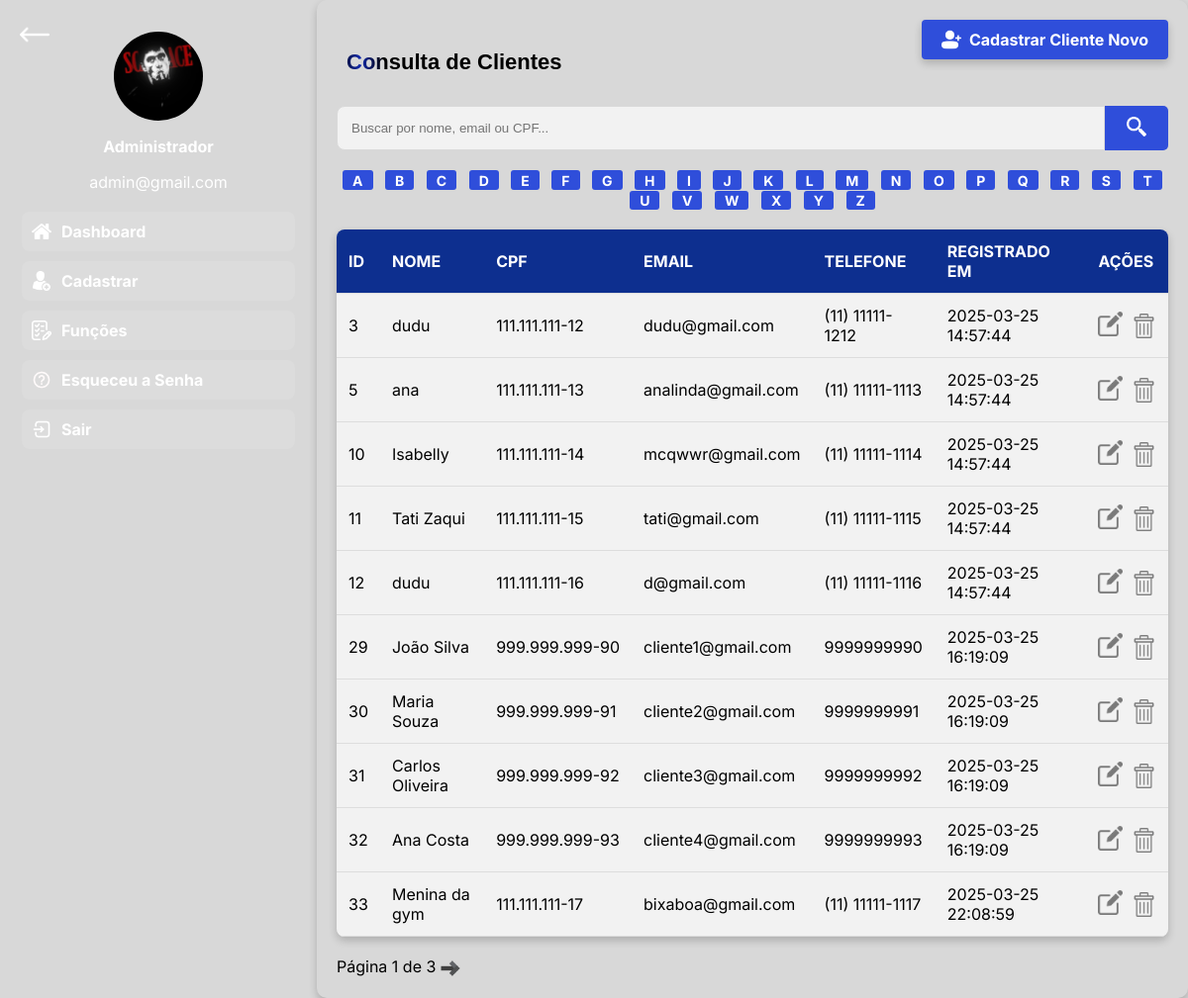
The page /php/consultar_clientes.php (signed in) on the database its author committed.
### tables this page shows
CREATE TABLE `clientes` (
  `id` int(11) NOT NULL,
  `nome_completo` varchar(255) NOT NULL,
  `email` varchar(255) NOT NULL,
  `cpf` varchar(15) NOT NULL,
  `telefone` varchar(20) NOT NULL,
  `rg` varchar(20) NOT NULL,
  `cidade` varchar(100) NOT NULL,
  `estado` varchar(2) NOT NULL,
  `cnh` varchar(20) NOT NULL,
  `senha` varchar(255) NOT NULL,
  `admin` tinyint(1) DEFAULT 0,
  `cargo` enum('Admin','Cliente','Gerente','Funcionario') NOT NULL DEFAULT 'Cliente',
  `endereco` varchar(100) NOT NULL DEFAULT '',
  `pis` varchar(11) DEFAULT NULL,
  `foto_perfil` varchar(255) DEFAULT NULL,
  `registrado_em` datetime DEFAULT current_timestamp()
);

### php/consultar_clientes.php (the view, shortened to what this page needs)
<?php
$host = "localhost";
$user = "root";
$pass = "";
$db = "sistema_bmw";
$conn = new mysqli($host, $user, $pass, $db);
$usuario_id = $_SESSION['usuarioId'];
$sql = "SELECT nome_completo, email, cargo FROM clientes WHERE id = ?";
$stmt = $conn->prepare($sql);
$stmt->bind_param("i", $usuario_id);
$stmt->execute();
$stmt->bind_result($nome_completo, $email, $cargo_usuario);
$stmt->fetch();
$clientes_por_pagina = 10;
$pagina_atual = isset($_GET['pagina']) ? (int)$_GET['pagina'] : 1;
$offset = ($pagina_atual - 1) * $clientes_por_pagina;
$letra_filtro = isset($_GET['letra']) ? $_GET['letra'] : '';
$filtro = isset($_GET['search']) ? $_GET['search'] : '';
if ($letra_filtro) {
    $sql = "SELECT id, nome_completo, email, telefone, registrado_em, cpf FROM clientes
            WHERE cargo = 'Cliente' AND nome_completo LIKE ?
            LIMIT ?, ?";
    $stmt = $conn->prepare($sql);
    $param = "$letra_filtro%";
    $stmt->bind_param("sii", $param, $offset, $clientes_por_pagina);
} else {
    if ($filtro) {
        $filtro_sem_mascara = preg_replace('/[^0-9]/', '', $filtro);
        $sql = "SELECT id, nome_completo, email, telefone, registrado_em, cpf FROM clientes
                WHERE cargo = 'Cliente' AND (
                    nome_completo LIKE ? OR email LIKE ? OR cpf LIKE ? OR cpf LIKE ?
                )
                LIMIT ?, ?";
        $stmt = $conn->prepare($sql);
        $param = "%$filtro%";
        $param_cpf = "%$filtro_sem_mascara%";
        $stmt->bind_param("ssssii", $param, $param, $param, $param_cpf, $offset, $clientes_por_pagina);
    } else {
        $sql = "SELECT id, nome_completo, email, telefone, registrado_em, cpf FROM clientes
                WHERE cargo = 'Cliente'
                LIMIT ?, ?";
        $stmt = $conn->prepare($sql);
        $stmt->bind_param("ii", $offset, $clientes_por_pagina);
    }
}
$stmt->execute();
$result = $stmt->get_result();
if ($letra_filtro) {
    $sql_total = "SELECT COUNT(*) as total FROM clientes WHERE cargo = 'Cliente' AND nome_completo LIKE ?";
    $stmt_total = $conn->prepare($sql_total);
    $stmt_total->bind_param("s", $param);
} else {
    if ($filtro) {
        $sql_total = "SELECT COUNT(*) as total FROM clientes WHERE cargo = 'Cliente' AND (
            nome_completo LIKE ? OR email LIKE ? OR cpf LIKE ? OR cpf LIKE ?
        )";
        $stmt_total = $conn->prepare($sql_total);
        $stmt_total->bind_param("ssss", $param, $param, $param, $param_cpf);
    } else {
        $sql_total = "SELECT COUNT(*) as total FROM clientes WHERE cargo = 'Cliente'";
        $stmt_total = $conn->prepare($sql_total);
    }
}
$stmt_total->execute();
$total_result = $stmt_total->get_result()->fetch_assoc();
$total_clientes = $total_result['total'];
$total_paginas = ceil($total_clientes / $clientes_por_pagina);
?>
<!DOCTYPE html>
<html lang="pt-BR">
<head>
    <link rel="stylesheet" href="../css/consultar_clientes.css">
</head>
<body>
    <div class="container">
        <div>
            <?php include 'sidebar.php'; ?>
        </div>
        <div class="content">
            <?php if ($cargo_usuario === 'Admin'): ?>
                <a href="funcoes_admin.php" class="back-button">
                    <img src="../img/seta-esquerdabranca.png" alt="Voltar">
                </a>
            <?php endif; ?>
            <h2 class="btn-shine">Consulta de Clientes</h2>
            <a href="../registro.html?redir=2" class="btn-novo-cliente">
                <img src="../img/adicionar-usuario.png" alt="Cadastrar Cliente" class="img-btn">
                Cadastrar Cliente Novo
            </a>
            <form method="GET" action="">
                <input type="text" name="search" class="input" id="search-cpf" placeholder="Buscar por nome, email ou CPF..." value="<?php echo htmlspecialchars($filtro); ?>">
                <button type="submit">
                    <img src="../img/lupa.png" alt="Buscar" class="icone-lupa">
                </button>
            </form>
            <div class="letras-filtro">
            <?php
                foreach (range('A', 'Z') as $letra) {
                    $class = ($letra == $letra_filtro) ? 'class="selected"' : '';
                    echo "<a href='?letra=$letra' $class>$letra</a> ";
                }
            ?>
            </div>
            <table>
                <thead>
                    <tr>
                        <th>ID</th>
                        <th>Nome</th>
                        <th>CPF</th>
                        <th>Email</th>
                        <th>Telefone</th>
                        <th>Registrado em</th>
                        <th>Ações</th>
                    </tr>
                </thead>
                <tbody>
                    <?php while ($row = $result->fetch_assoc()): ?>
                        <tr>
                            <td><?php echo $row['id']; ?></td>
                            <td><?php echo $row['nome_completo']; ?></td>
                            <td><?php
                                $cpf = preg_replace('/[^0-9]/', '', $row['cpf']);
                                if (strlen($cpf) === 11) {
                                    echo substr($cpf,0,3).'.'.substr($cpf,3,3).'.'.substr($cpf,6,3).'-'.substr($cpf,9,2);
                                } else {
                                    echo $row['cpf'];
                                }
                            ?></td>
                            <td><?php echo $row['email']; ?></td>
                            <td><?php echo $row['telefone']; ?></td>
                            <td><?php echo $row['registrado_em']; ?></td>
                            <td style="white-space:nowrap;">
                                <a class="a-btn btn-editar" href="editar_cliente.php?id=<?php echo $row['id']; ?>" style="text-decoration:none;outline:none;margin-right:2px;vertical-align:middle;">
                                    <img src="../img/editar.png" alt="Editar" class="btn-editar">
                                </a>
                                <button class="a-btn btn-editar" id="remover-cliente-<?php echo $row['id']; ?>" data-id="<?php echo $row['id']; ?>" data-nome="<?php echo htmlspecialchars($row['nome_completo'], ENT_QUOTES); ?>" style="background:none;border:none;cursor:pointer;text-decoration:none;padding:0;margin-left:2px;vertical-align:middle;">
                                    <img src="../img/lixeira.png" alt="Remover" class="btn-editar">
                                </button>
                            </td>
                        </tr>
                    <?php endwhile; ?>
                </tbody>
            </table>
            <div class="paginacao">
                <span>Página <?php echo $pagina_atual; ?> de <?php echo $total_paginas; ?></span>
                <?php if ($pagina_atual < $total_paginas): ?>
                    <a href="?pagina=<?php echo $pagina_atual + 1; ?>&search=<?php echo urlencode($filtro); ?>&letra=<?php echo urlencode($letra_filtro); ?>">
                        <img src="../img/setinha.png" alt="Próximo" class="seta-img">
                    </a>
                <?php endif; ?>
            </div>
        </div>
    </div>
</body>
</html>

### php/sidebar.php (shortened to what this page needs)
<?php
$cargo_usuario = $_SESSION['usuarioCargo'] ?? 'Cliente';
$nome_completo = $_SESSION['usuarioNome'] ?? 'Usuário';
$email = $_SESSION['usuarioEmail'] ?? '';
$usuario_id = $_SESSION['usuarioId'] ?? null;
$foto_perfil = '';
if ($usuario_id) {
    $conn = new mysqli('localhost', 'root', '', 'sistema_bmw');
    if ($conn->connect_error) {
        $foto_perfil = '';
    } else {
        $stmt = $conn->prepare('SELECT foto_perfil FROM clientes WHERE id = ?');
        $stmt->bind_param('i', $usuario_id);
        $stmt->execute();
        $stmt->bind_result($foto_perfil_db);
        if ($stmt->fetch() && !empty($foto_perfil_db)) {
            $foto_perfil = basename($foto_perfil_db);
        }
    }
}
?>
<div class="sidebar">
    <?php if ($cargo_usuario === 'Admin'): ?>
        <video autoplay loop muted>
            <source src="../videos/overlay_branca.mp4" type="video/mp4">
        </video>
        <div class="profile-icon<?php if (!empty($foto_perfil) && file_exists(__DIR__ . '/../img/perfis/' . $foto_perfil)) echo ' has-image'; ?>" id="sidebar-profile-icon" style="position:relative; width:90px; height:90px; margin:0 auto 10px auto; cursor:pointer;">
            <?php if (!empty($foto_perfil) && file_exists(__DIR__ . '/../img/perfis/' . $foto_perfil)): ?>
                <img class="profile-upload-icon" src="<?php echo htmlspecialchars('../img/perfis/' . $foto_perfil); ?>" alt="Foto de perfil" style="width:90px;height:90px;object-fit:cover;border-radius:50%;display:block;position:absolute;top:0;left:0;box-shadow:none;transition:box-shadow 0.3s;z-index:1;" />
            <?php endif; ?>
        </div>
        <p><strong><?php echo htmlspecialchars($nome_completo); ?></strong></p>
        <p><?php echo htmlspecialchars($email); ?></p>
        <div class="icons">
            <div class="icon-item" onclick="window.location.href='admin_dashboard.php'">
                <img src="../img/casa.png" alt="Dashboard">
                <span>Dashboard</span>
            </div>
            <div class="icon-item" onclick="window.location.href='cadastro_admin.php'">
                <img src="../img/novo-usuario.png" alt="Cadastro do admin">
                <span>Cadastrar</span>
            </div>
            <div class="icon-item" onclick="window.location.href='funcoes_admin.php'">
                <img src="../img/referencia.png" alt="Funções">
                <span>Funções</span>
            </div>
            <div class="icon-item" onclick="window.location.href='redefinir_a_senha.php'">
                <img src="../img/ajudando.png" alt="Esqueceu a Senha">
                <span>Esqueceu a Senha</span>
            </div>
            <div class="icon-item" onclick="window.location.href='logout.php'">
                <img src="../img/sairr.png" alt="Sair">
                <span>Sair</span>
            </div>
        </div>
    <?php endif; ?>
</div>

### css/consultar_clientes.css (style rules this page uses)
body { font-family: 'Inter', Arial, sans-serif; background-color: #D8D8D8; margin: 0; padding: 0; overflow-x: hidden; overflow-y: hidden; }
.container { display: flex; }
.sidebar { width: 320px; height: 100vh; position: relative; overflow: hidden; color: white; text-align: center; padding-top: 32px; }
.sidebar video { position: absolute; top: 0; left: 0; width: 100%; height: 100%; object-fit: cover; z-index: -1; }
.profile-icon { width: 80px; height: 80px; border-radius: 50%; background-color: black; border: 3px solid white; display: flex; align-items: center; justify-content: center; font-size: 36px; font-weight: bold; color: white; margin: 20px auto; }
.icons { margin-top: 20px; display: flex; flex-direction: column; align-items: center; gap: 10px; }
.icon-item { display: flex; align-items: center; gap: 10px; padding: 10px; width: 80%; background: rgba(255, 255, 255, 0.1); border-radius: 8px; cursor: pointer; transition: background 0.3s, filter 0.3s; }
.icon-item img { width: 20px; }
.icon-item span { color: white; font-size: 16px; font-weight: bold; text-align: left; }
.content { flex: 1; width: 100%; margin: 0 auto; padding: 20px; background: d9d9d9; border-radius: 10px; box-shadow: 0 4px 8px rgba(0, 0, 0, 0.2); }
table { width: 100%; border-collapse: collapse; background: #d9d9d9; border-radius: 8px; overflow: hidden; box-shadow: 0 4px 8px rgba(0, 0, 0, 0.2); }
th, td { padding: 12px; text-align: left; border-bottom: 1px solid #ddd; }
th { background-color: #0d2f8f; color: white; text-transform: uppercase; font-weight: bold; }
tr { background-color: #f2f2f2; }
form { display: flex; margin-bottom: 20px; }
input[type="text"] { background-color: #f2f2f2; flex: 1; padding: 14px; border: 1px solid #d9d9d9; border-radius: 8px 0 0 8px; outline: none; }
button { padding: 8px 22px; border: none; background-color: #2f4eda; color: white; cursor: pointer; border-radius: 0 5px 5px 0; transition: 0.3s; }
.btn-editar { width: 25px; height: 25px; opacity: 0.7; }
.btn-novo-cliente { position: absolute; top: 20px; right: 20px; background-color: #2f4eda; color: white; font-weight: bold; padding: 10px 20px; border-radius: 4px; display: flex; align-items: center; text-decoration: none; box-shadow: 0 4px 8px rgba(0, 0, 0, 0.2); }
.img-btn { width: 20px; height: 20px; margin-right: 8px; }
.paginacao { margin-top: 20px; text-align: left; }
.seta-img { width: 20px; height: 20px; vertical-align: middle; transition: transform 0.3s ease; opacity: 0.7; }
.btn-shine { position: relative; display: inline-block; padding: 12px 10px; color: #000000; background: linear-gradient(to right, #000000 0%, #132aac 10%, #000000 20%); background-position: 0; background-clip: text; -webkit-text-fill-color: transparent; animation: shine 3s infinite linear; animation-fill-mode: forwards; font-weight: 600; font-size: 22px; text-decoration: none; white-space: nowrap; font-family: "Poppins", sans-serif; }
.icone-lupa { width: 20px; height: 20px; }
.back-button { position: absolute; top: 20px; left: 20px; z-index: 100; }
.back-button img { width: 30px; height: 30px; cursor: pointer; transition: transform 0.3s ease; }
.letras-filtro { text-align: center; margin: 20px 0; }
.letras-filtro a { display: inline-block; padding: 1.3px 10px; margin: 0 4px; text-decoration: none; color: white; background-color: #2f4eda; border-radius: 3px; font-weight: bold; font-size: 14px; transition: background-color 0.3s; }

### php/sidebar.php (style rules this page uses)
.profile-icon.has-image { border: none !important; background: none !important; }

### rows shown on the page
clientes: foto_perfil (picture)
clientes: id "3", nome_completo "dudu", cpf "111", cpf "12", email "dudu@gmail.com", telefone "(11) 11111-1212", registrado_em "2025-03-25 14:57:44"
clientes: id "5", nome_completo "ana", cpf "111", cpf "13", email "analinda@gmail.com", telefone "(11) 11111-1113", registrado_em "2025-03-25 14:57:44"
clientes: id "10", nome_completo "Isabelly", cpf "111", cpf "14", email "mcqwwr@gmail.com", telefone "(11) 11111-1114", registrado_em "2025-03-25 14:57:44"
clientes: id "11", nome_completo "Tati Zaqui", cpf "111", cpf "15", email "tati@gmail.com", telefone "(11) 11111-1115", registrado_em "2025-03-25 14:57:44"
clientes: id "12", nome_completo "dudu", cpf "111", cpf "16", email "d@gmail.com", telefone "(11) 11111-1116", registrado_em "2025-03-25 14:57:44"
clientes: id "29", nome_completo "João Silva", cpf "999", cpf "90", email "cliente1@gmail.com", telefone "9999999990", registrado_em "2025-03-25 16:19:09"
clientes: id "30", nome_completo "Maria Souza", cpf "999", cpf "91", email "cliente2@gmail.com", telefone "9999999991", registrado_em "2025-03-25 16:19:09"
clientes: id "31", nome_completo "Carlos Oliveira", cpf "999", cpf "92", email "cliente3@gmail.com", telefone "9999999992", registrado_em "2025-03-25 16:19:09"
clientes: id "32", nome_completo "Ana Costa", cpf "999", cpf "93", email "cliente4@gmail.com", telefone "9999999993", registrado_em "2025-03-25 16:19:09"
clientes: id "33", nome_completo "Menina da gym", cpf "111", cpf "17", email "bixaboa@gmail.com", telefone "(11) 11111-1117", registrado_em "2025-03-25 22:08:59"

### other values the page prints
$nome_completo "Administrador"
$email "admin@gmail.com"
$letra "A"
$letra "B"
$letra "C"
$letra "D"
$letra "E"
$letra "F"
$letra "G"
$letra "H"
$letra "I"
$letra "J"
$letra "K"
$letra "L"
$letra "M"
